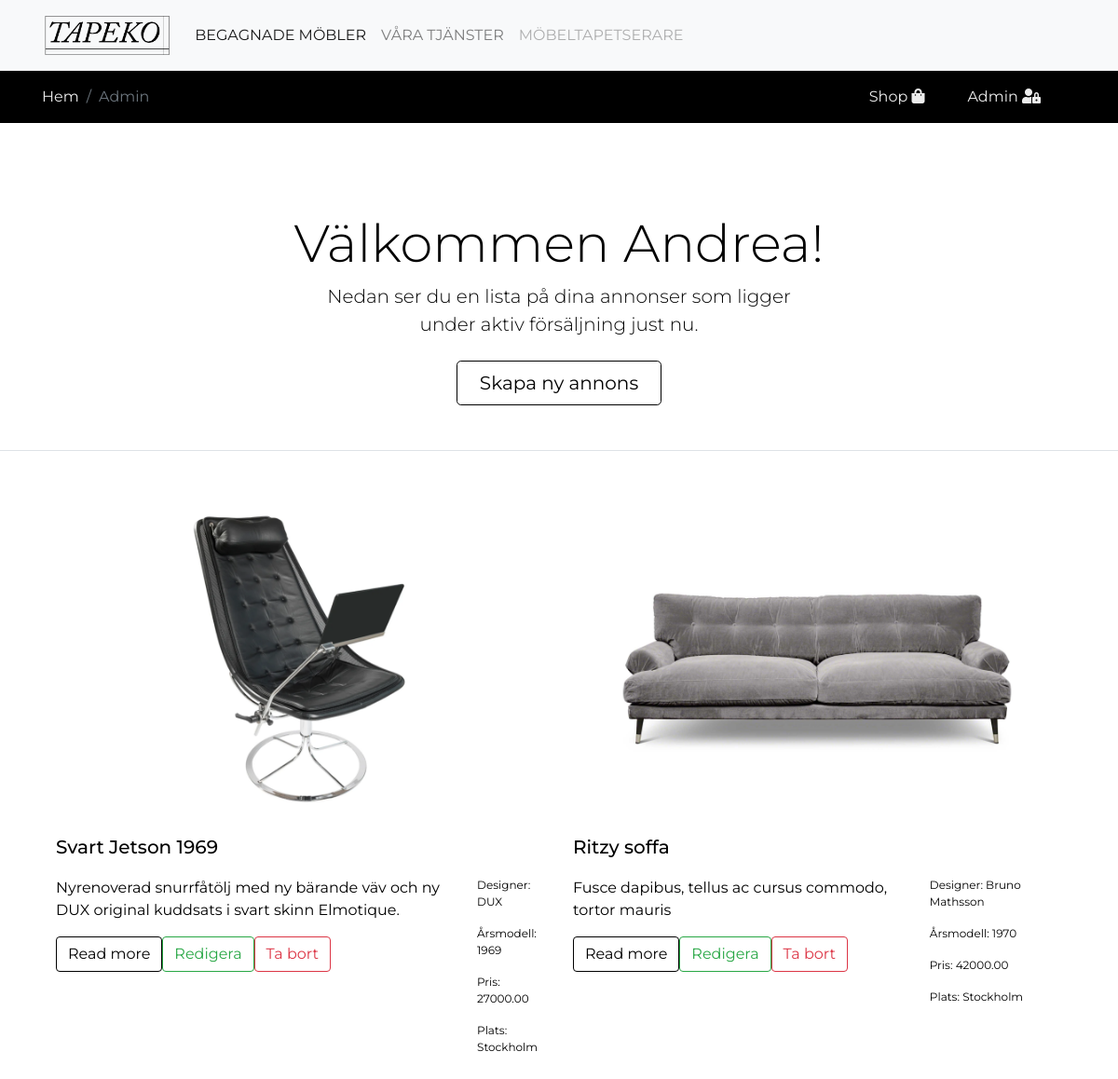
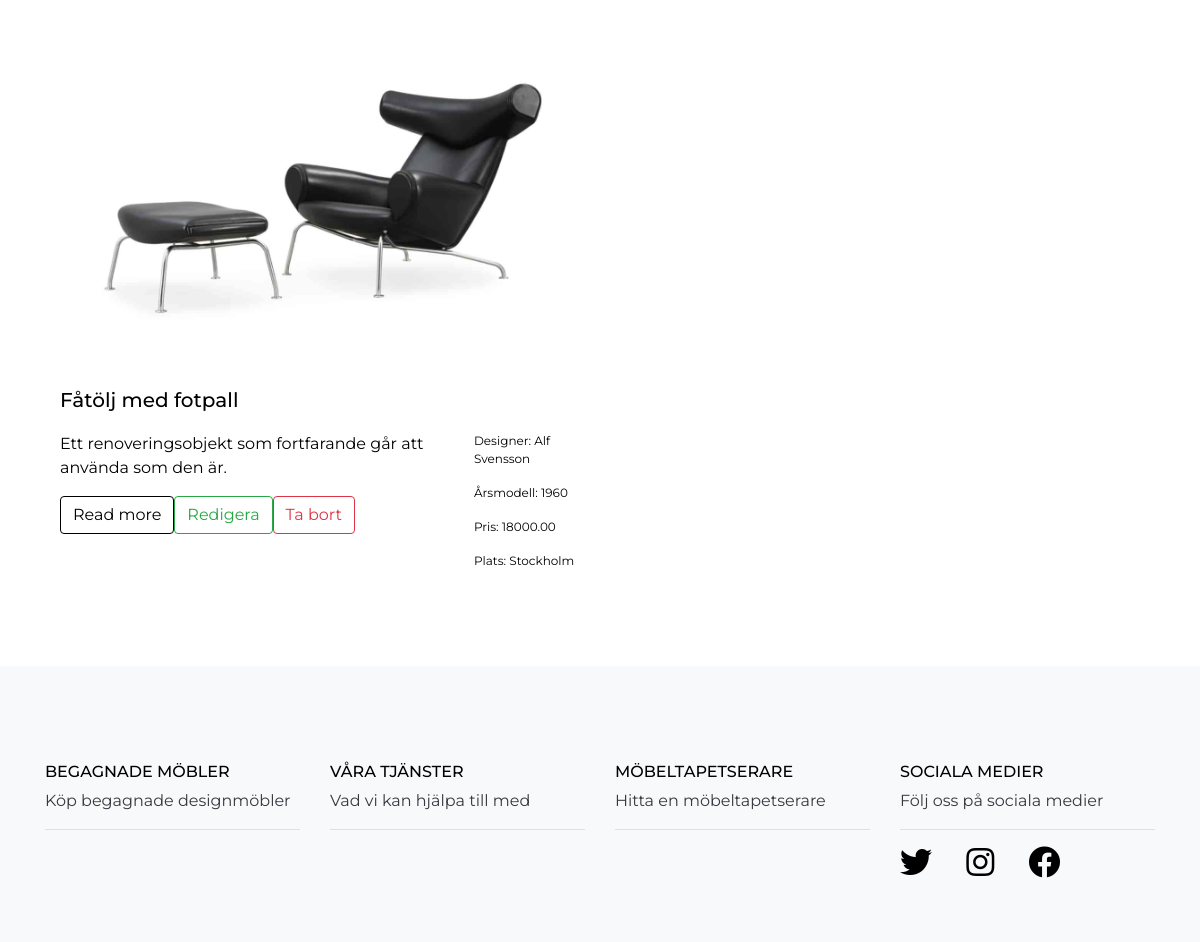
Page /admin.php?user=1 on the committed database (2 pictures, top to bottom).
### tables this page shows
CREATE TABLE `products` 
( 
  `product_id` BIGINT NOT NULL AUTO_INCREMENT , 
  `product_name` VARCHAR(50) NOT NULL , 
  `product_type` VARCHAR(50) NOT NULL , 
  `product_desc` VARCHAR(1000) NOT NULL , 
  `product_designer` VARCHAR(50) NOT NULL , 
  `product_price` DECIMAL(18,2) NOT NULL , 
  `product_year` INT NOT NULL , 
  `product_location` VARCHAR(50) NOT NULL , 
  `image_url` varchar(500) NOT NULL DEFAULT 'images/default/default.jpg',
  `added_by_userid` INT NOT NULL DEFAULT 1,
  `date_added` DATETIME DEFAULT CURRENT_TIMESTAMP,
  PRIMARY KEY (`product_id`)
);

### backend/functions/select.php (called while the page is built, shortened)
<?php
    $sql = 'SELECT * FROM products';
    if (isset($_GET['where']) or isset($_GET['user']))
    {
        $sql .= ' WHERE';
        if (isset($_GET['user']) and !isset($_GET['where']))
        {
            $sql .= ' added_by_userid = :user_var';
            $sql .= ' order by date_added DESC';
            $stmt = $dbh->prepare($sql);
            $stmt->bindValue(':user_var', $_GET['user']);
            $stmt->execute();
        }
    }
    else
    {
        $stmt = $dbh->prepare($sql);
        $sql .= ' order by date_added DESC';
        $stmt->execute();
    }
?>

### admin.php (the view, shortened to what this page needs)
<!DOCTYPE html><?php
  require_once 'backend/config/db.php';
  require_once 'backend/functions/select.php';
?>
<html lang="sv">
<head>
  <link rel="stylesheet" href="assets/css/bootstrap.min.css">
  <link rel="stylesheet" href="assets/css/all.min.css">
  <link rel="stylesheet" href="assets/css/custom.css">
</head>
<body>
    <nav class="navbar navbar-expand-lg navbar-light bg-light">
        <div class="container fluid">
            <a class="navbar-brand" href="index.php"><img src="assets/images/tapeko.png" height="50" alt="TAPEKO logo"></a>
                  <div class="collapse navbar-collapse" id="navbarNav">
                    <ul class="navbar-nav">
                      <li class="nav-item">
                        <a class="nav-link active" aria-current="page" href="products.php">BEGAGNADE MÖBLER</a>
                      </li>
                      <li class="nav-item">
                        <a class="nav-link" href="product-detail.php">VÅRA TJÄNSTER</a>
                      </li>
                      <li class="nav-item">
                        <a class="nav-link disabled" href="#" tabindex="-1" aria-disabled="true">MÖBELTAPETSERARE</a>
                      </li>
                    </ul>
                </div>
            </div>
        </nav>
    <nav class="navbar d-flex pt-2" style="background-color: black">
    <div class="container fluid">
        <div class="d-flex flex-row bd-highlight">   <a class="text-start" <ol class="breadcrumb"> <li class="breadcrumb-item"><a href="index.php" class="text-decoration-none">Hem</a></li>
            <li class="breadcrumb-item active" aria-current="page">Admin</li> </ol></a> </div>
                <div class="d-flex flex-row-reverse bd-highlight">
            <div class="p-2 bd-highlight text-light "> <a href="admin.php?user=1" class="text-decoration-none"> Admin <i class="fas fa-user-lock"></i></a></div>
          <div class="p-2 bd-highlight text-light"><a href="products.php" class="text-decoration-none"> Shop <i class="fas fa-shopping-bag"></i></a></div>
        </div>
        </div>
    </nav>
    <div class="px-4 pt-5 my-5 text-center border-bottom">
    <h1 class="display-4 fw-bold">Välkommen Andrea!</h1>
    <div class="col-lg-6 mx-auto">
      <p class="lead mb-4">Nedan ser du en lista på dina annonser som ligger under aktiv försäljning just nu.</p>
      <div class="d-grid gap-2 d-sm-flex justify-content-sm-center mb-5">
      <a href="add.php" class="btn btn-outline-secondary btn-lg px-4 me-sm-3">Skapa ny annons</a>
      </div>
    </div>
  </div>
<div class="container fluid">
    <div class="container">
        <div class="row row-cols-1 mt-4 row-cols-md-2 g-4">
          <?php
          if ($stmt->rowCount() > 0)
          {
            while ($row = $stmt->fetch()) {
              echo '<div class="col mb-4">';
              echo '<div class="card product-card border-0">';
              echo '<img src="'.$row['image_url'].'" class="card-img-top" alt="...">';
              echo '<div class="card-body p-0 pt-3">';
              echo '<h5 class="card-title">'.$row['product_name'].'</h5>';
              echo '<div class="d-flex mb-3">';
              echo '<div class="pt-2 flex-fill">';
              echo '<p class="card-text1">'.$row['product_desc'].'</p>';
              echo '<a href="product-detail.php" class="btn btn-outline-secondary">Read more</a>';
              echo '<a href="edit.php?id='.$row['product_id'].'" class="btn btn-outline-success">Redigera</a>';
              echo '<a href="delete.php?id='.$row['product_id'].'" class="btn btn-outline-danger">Ta bort</a>';
              echo '</div>';
              echo '<div class="p-2 flex-fill">';
              echo '<p class="card-text">Designer: '.$row['product_designer'].'</p>';
              echo '<p class="card-text">Årsmodell: '.$row['product_year'].'</p>';
              echo '<p class="card-text">Pris: '.$row['product_price'].'</p>';
              echo '<p class="card-text">Plats: '.$row['product_location'].'</p>';
              echo '</div>';
              echo '</div>';
              echo '</div>';
              echo '</div>';
              echo '</div>';
            }
          }
          ?>
        </div>
    </div>
</div>
<footer class=" text-start bg-light">
  <div class="container mt-5 pt-5 pb-5">
    <section class="">
      <div class="row">
               <div class="col-lg-3 col-md-10 mb-10 mb-md-10">
          <h6 class="text-uppercase pt-5">BEGAGNADE MÖBLER</h6>
          <ul class="list-unstyled mb-1">
            <li>
              <a href="#!" class="text-dark text-decoration-none">Köp begagnade designmöbler</a>
            </li>
          </ul>
          <hr class="divider pb-5">
        </div>
         <div class="col-lg-3 col-md-10 mb-10 mb-md-10">
          <h6 class="text-uppercase pt-5">VÅRA TJÄNSTER</h6>
          <ul class="list-unstyled mb-1">
            <li>
              <a href="#!" class="text-dark text-decoration-none">Vad vi kan hjälpa till med</a>
            </li>
          </ul>
          <hr class="divider pb-5">
        </div>
        <div class="col-lg-3 col-md-10 mb-10 mb-md-10">
          <h6 class="text-uppercase pt-5">MÖBELTAPETSERARE</h6>
          <ul class="list-unstyled mb-1">
            <li>
              <a href="#!" class="text-dark text-decoration-none">Hitta en möbeltapetserare</a>
            </li>
          </ul>
          <hr class="divider pb-5">
        </div>
         <div class="col-lg-3 col-md-10 mb-10 mb-md-10">
          <h6 class="text-uppercase pt-5">SOCIALA MEDIER</h6>
          <ul class="list-unstyled mb-1">
            <li>
              <a href="#!" class="text-dark text-decoration-none">Följ oss på sociala medier</a>
            </li>
          <hr class="divider">
          <i class="fab fa-twitter fa-2x"></i>
          <i class="fab fa-instagram fa-2x"></i>
          <i class="fab fa-facebook fa-2x"></i>
          </ul>
        </div>
      </div>
    </section>
  </div>
</footer>
</body>

### assets/css/custom.css (style rules this page uses)
body { font-family: 'Montserrat', sans-serif; }
i { padding-right: 30px; }
.card-text { font-size: 12px; }

### rows in the picture
products: image_url (placeholder picture), product_name "Svart Jetson 1969", product_desc "Nyrenoverad snurrfåtölj med ny bärande väv och ny DUX original kuddsats i svart skinn Elmotique.", product_designer "DUX", product_year "1969", product_price "27000.00", product_location "Stockholm"
products: image_url (placeholder picture), product_name "Ritzy soffa", product_desc "Fusce dapibus, tellus ac cursus commodo, tortor mauris", product_designer "Bruno Mathsson", product_year "1970", product_price "42000.00", product_location "Stockholm"
products: image_url (placeholder picture), product_name "Fåtölj med fotpall", product_desc "Ett renoveringsobjekt som fortfarande går att använda som den är.", product_designer "Alf Svensson", product_year "1960", product_price "18000.00", product_location "Stockholm"
